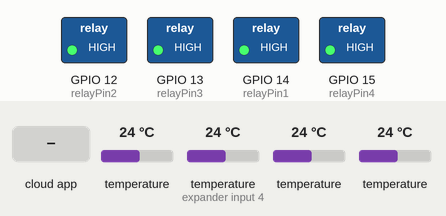
The program below on a simulated ESP8266 (NodeMCU). Parts: switched loads named in the program (green lamp = pin HIGH). The test bench sets the inputs (shaded band); at power-on: temperature 24 °C, temperature (sensor on expander input 4) 24 °C.

Above: at 2.7 s.
2.8 s: the phone or cloud app sets 3 to 0
At 4.4 s:
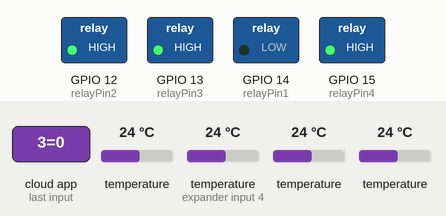
5.0 s: the phone or cloud app sets 4 to 0
At 5.9 s:
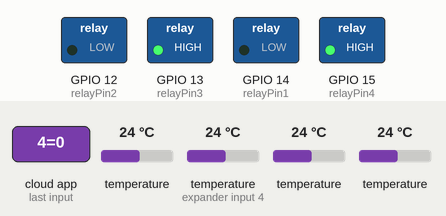
18.8 s: the phone or cloud app sets 5 to 0
At 20.2 s:
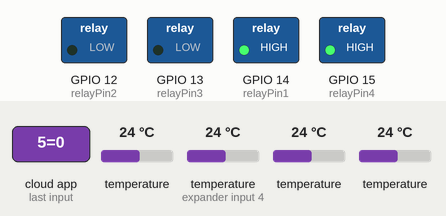
20.8 s: temperature (sensor 0) set to 32.4 °C
34.3 s: temperature (sensor 0) set to 33.7 °C
35.8 s: the phone or cloud app sets 6 to 0
At 36.9 s:
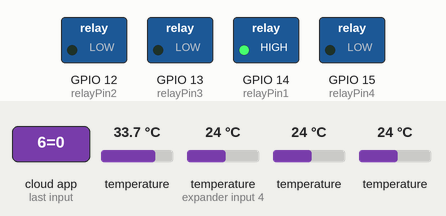
Timing chart, 0 to 50.4 s (numbered marks = the images above; inputs shaded):
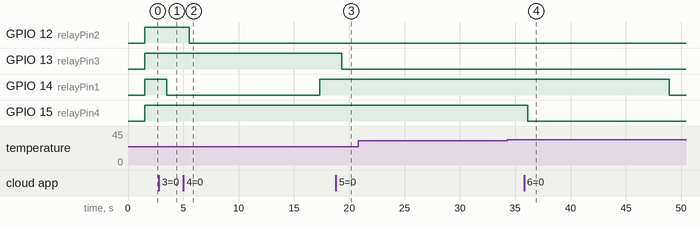

The program:

main.cpp
```cpp
#include <Arduino.h>
  //#define CAYENNE_DEBUG
  #define CAYENNE_PRINT Serial
  #include <CayenneMQTTESP8266.h>
  #include <OneWire.h>
  #include <DallasTemperature.h>

  // WiFi network info.
  char ssid[] = "Vika"; // Имя WI FI точки доступа
  char wifiPassword[] = "22062007"; // Пароль

  #define SENSOR_PIN 0 // подключаем на пин D3 = GPO0

  #define VCh_temp0 7 // виртуальный пин 7 датчик температуры
  #define VCh_temp1 8 // виртуальный пин 8 датчик температуры
  #define VCh_temp2 9 // виртуальный пин 9 датчик температуры
  #define VCh_temp3 10 // виртуальный пин 10 датчик температуры

  // Переменные для хранения данных температуры
  int temp_0;
  int temp_1;
  int temp_2;
  int temp_3;
  int Warring = 32;
  #define VCh_Relay3 3 // виртуальный пин 3 Реле
  #define VCh_Relay4 4 // виртуальный пин 4 Реле
  #define VCh_Relay5 5 // виртуальный пин 5 Реле
  #define VCh_Relay6 6 // виртуальный пин 6 Реле

  int relayPin1 = 14; // подключаем на пин D5 = GPO14
  int relayPin2 = 12; // подключаем на пин D6 = GPO12
  int relayPin3 = 13; // подключаем на пин D7 = GPO13
  int relayPin4 = 15; // подключаем на пин D8 = GPO15

  OneWire oneWire(SENSOR_PIN);
  DallasTemperature sensors(&oneWire);

  // Cayenne authentication info
  char username[] = "6cb73310-49c2-11ea-a38a-d57172a4b4d4";
  char password[] = "09c3a19d8ab478b3c502e2331f099f9dcb745788";
  char clientID[] = "75380da0-5658-11ea-84bb-8f71124cfdfb";

  void setup() {
    Serial.begin(9600);
    Cayenne.begin(username, password, clientID, ssid, wifiPassword);
    pinMode(relayPin1, OUTPUT); // Пин состояние выход
    pinMode(relayPin2, OUTPUT);
    pinMode(relayPin3, OUTPUT);
    pinMode(relayPin4, OUTPUT);
    digitalWrite(relayPin1, HIGH); // Состояние пина низкое 0
    digitalWrite(relayPin2, HIGH);
    digitalWrite(relayPin3, HIGH);
    digitalWrite(relayPin4, HIGH);
    sensors.begin();
  }

  void loop() {
    Cayenne.loop();
  }
  //-------Работа с реле-------//
  CAYENNE_IN(VCh_Relay3) {
  if (getValue.asInt() == 1) { // запрашиваем с виртуального пина значение, Если значение равно 1
      digitalWrite(relayPin1, HIGH); // Включаем реле
  }
    else {
      digitalWrite(relayPin1, LOW);  // Выключаем реле
    }
  }
  CAYENNE_IN(VCh_Relay4) {
  if (getValue.asInt() == 1) {
      digitalWrite(relayPin2, HIGH);
  }
    else {
      digitalWrite(relayPin2, LOW);
    }
  }
  CAYENNE_IN(VCh_Relay5) {
  if (getValue.asInt() == 1) {
    digitalWrite(relayPin3, HIGH);
  }
    else {
    digitalWrite(relayPin3, LOW);
    }
  }
  CAYENNE_IN(VCh_Relay6) {
  if (getValue.asInt() == 1) {
    digitalWrite(relayPin4, HIGH);
  }
  else {
    digitalWrite(relayPin4, LOW);
    }
  }
  //-------Работа с датчиками DS18B12-------//
  CAYENNE_OUT(VCh_temp0)
  {
    sensors.requestTemperatures();  //опрос датчика
      temp_0 = sensors.getTempCByIndex(0);  // присвоем значение с id 0 в temp_*
        Cayenne.celsiusWrite(VCh_temp0, temp_0);  // присваеваем температуру с датчика id 0 в виртуальную переменную с пином
      temp_1 = sensors.getTempCByIndex(1);
        Cayenne.celsiusWrite(VCh_temp1, temp_1);
      temp_2 = sensors.getTempCByIndex(2);
        Cayenne.celsiusWrite(VCh_temp2, temp_2);
      temp_3 = sensors.getTempCByIndex(3);
        Cayenne.celsiusWrite(VCh_temp3, temp_3);

  // Условия для датчиков температуры и включения реле
    if (temp_0 > Warring) { // Если температура > переменной Warring включить реле
      digitalWrite(relayPin1, LOW);
    }
    else {
  digitalWrite(relayPin1, HIGH); // Выключить реле
  }
  }
```

Measured:
- after the input at 2.8 s, GPIO 14 (relayPin1): HIGH → LOW after 0.72 s
- after the input at 5.0 s, GPIO 12 (relayPin2): HIGH → LOW after 0.52 s
- after the input at 18.8 s, GPIO 13 (relayPin3): HIGH → LOW after 0.53 s
- after the input at 20.8 s, every drawn part: stays the same
- after the input at 34.3 s, every drawn part: stays the same
- after the input at 35.8 s, GPIO 15 (relayPin4): HIGH → LOW after 0.33 s
